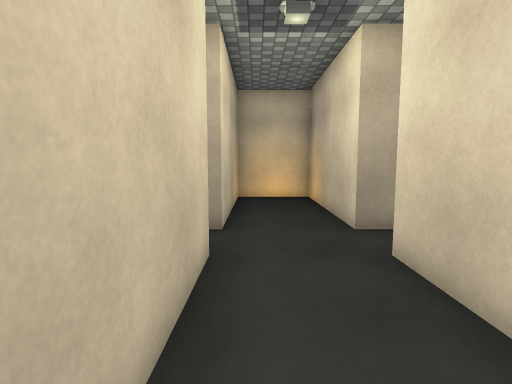
view 1 (above)

16 first-person views from a walk through a Unity game level. The camera is 1.4 m above the floor, tilts 6° down and sees 80° across. The floor is counted in squares, 1 m on a side. Each view is taken from the middle of a square. On the plan, view 1 faces up. The plan holds only what a view shows up to about 14 squares ahead; the rest is blank. The place goes on beyond the plan. The player is left out. Some animated figures are not drawn. Door leaves are left out, so doorways stand open. Some surface patterns are stand-ins.

view 2
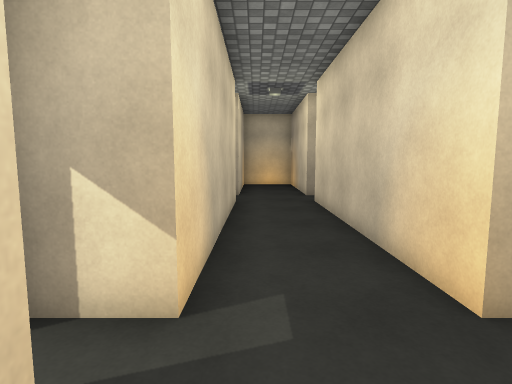

view 3
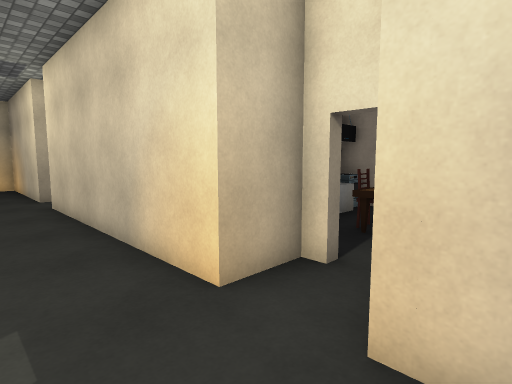

view 4
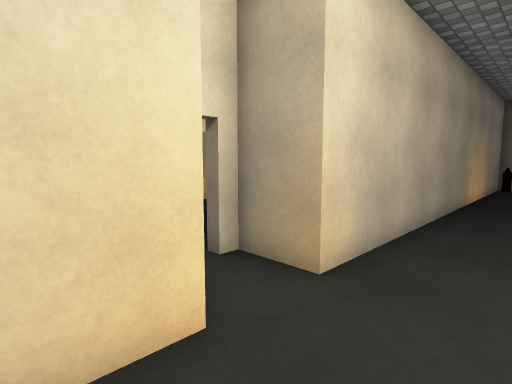

view 5
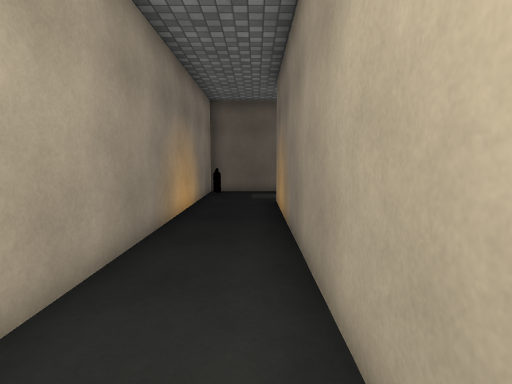

view 6
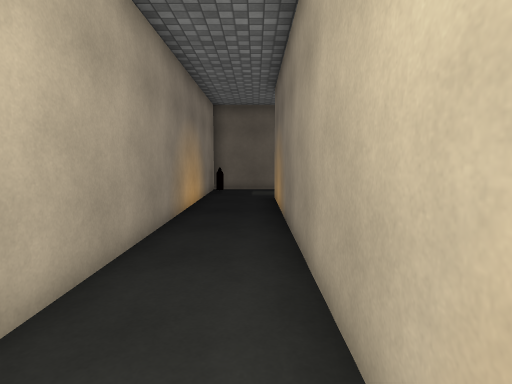

view 7
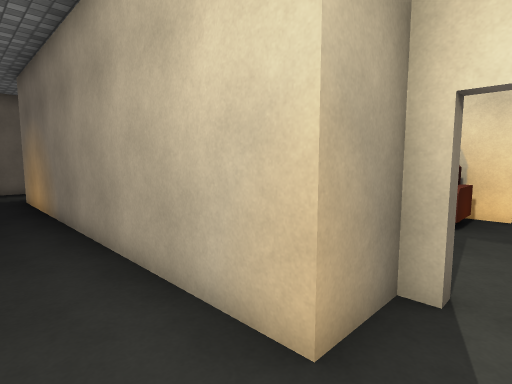

view 8
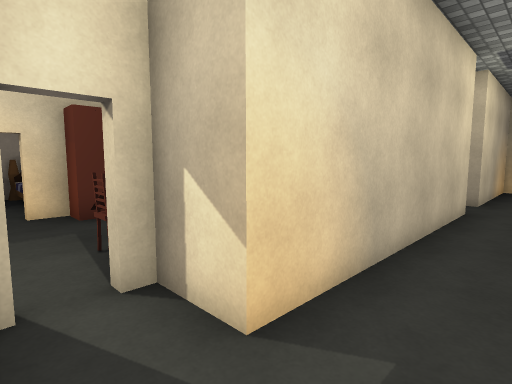

view 9
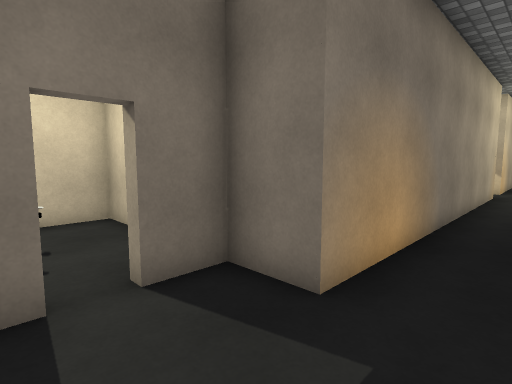

view 10
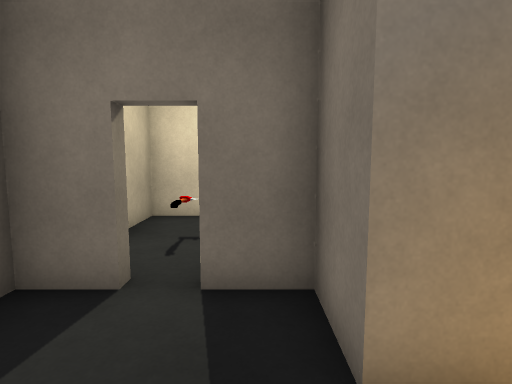

view 11
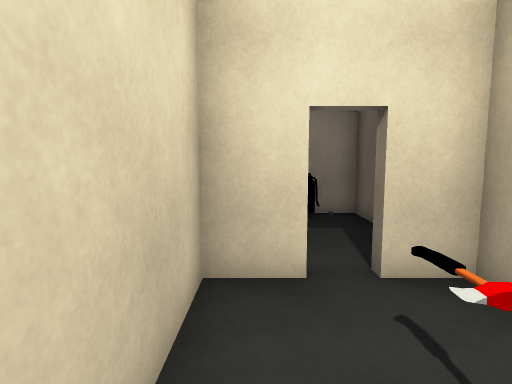

view 12
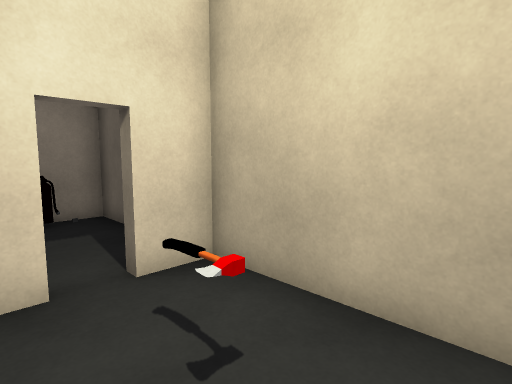

view 13
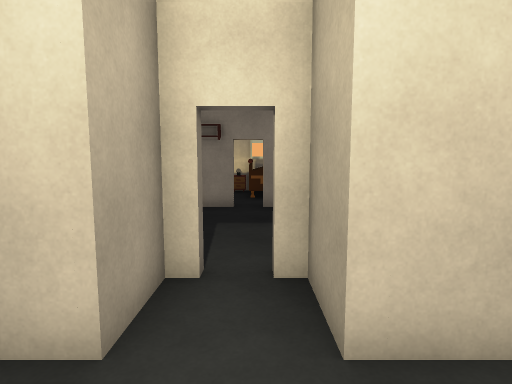

view 14
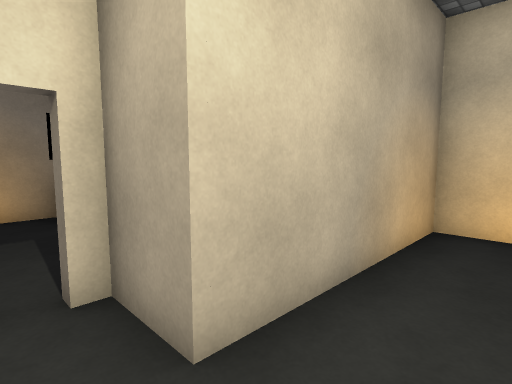

view 15
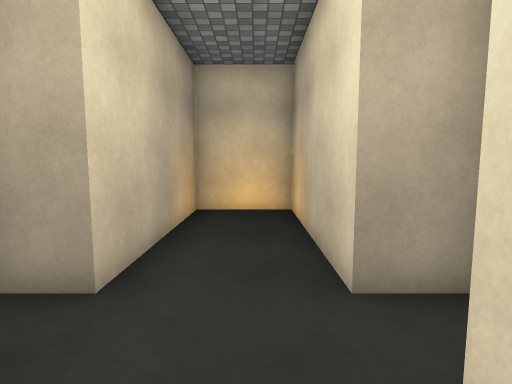

view 16
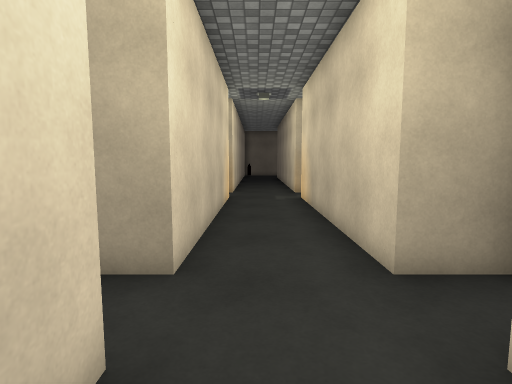

### Floor plan
Ten units are one square. View 1 is at (0, 0); x grows to the right and y downward. Boxes are objects, and circles mark ways between rooms. Rooms are numbered by the first view taken in them; rooms with no view inside come last. Other rooms are left out.
<svg viewBox="-71 -121 116 322">
<path fill="none" stroke="#000" d="M35 39 35 34 20 34 20 -44 35 -44 35 -49M-22 51 -7 51 -7 164 -22 164 -22 176M-21 -44 -7 -44 -7 34 -22 34 -22 39M35 -61 20 -61 20 -116 -7 -116 -7 -61 -22 -61M20 174 20 51 35 51M-22 184 -22 196 20 196 20 186M-25 176 -25 164 -66 164 -66 196 -25 196 -25 184"/>
<rect x="-45" y="175" width="10" height="10" fill="#bbb"><title>other object</title></rect>
<circle cx="-20" cy="180" r="3" fill="#2a7"/>
<text x="10" y="40">1</text>
<text x="-50" y="180">2</text>
</svg>
Room 1 opens to room 2.

Where each view was taken, in squares from view 1:
view 1: 0 up, 0 right, facing up
view 2: 6 down, 0 right, facing up
view 3: 6 down, 0 right, facing up-right
view 4: 2 down, 0 right, facing down-right
view 5: 6 down, 0 right, facing down
view 6: 5 down, 0 right, facing down
view 7: 4 down, 1 right, facing down-left
view 8: 5 down, 1 right, facing up-left
view 9: 19 down, 1 right, facing up-left
view 10: 17 down, 1 right, facing left
view 11: 17 down, 6 left, facing right
view 12: 17 down, 6 left, facing down-right
view 13: 5 up, 0 right, facing right
view 14: 5 up, 1 right, facing up-left
view 15: 3 up, 1 right, facing up
view 16: 8 up, 1 right, facing down
